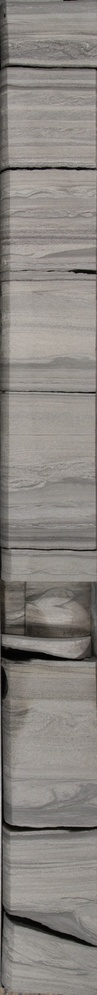
#> input picture archiveDecoder/sample/fragment1_DL.jpg, 97 x 995 px, shrunk from 397 x 4067 before the run, given as the content of the folder data/samples/carbon/, which was not available
$ jupyter execute --allow-errors carbon_models.ipynb
#> lines starting #> are read from the running program, lines starting #| are printed output that depends on the picture; after the words box and inside, x2 and y2 are one past the last pixel; in counts of white or black regions, pixels touching at a corner belong together; pictures that were not available may be replaced by others from this repository, and a replacement may not be noted
#> further down, sample is the input picture: shape (995, 97, 3); mean R, G, B 137.1, 132.7, 128.2
[cell 1]
import os
import numpy as np
import cv2
import pandas as pd
from PIL import Image, ImageStat
import matplotlib.pyplot as plt
np.random.seed(0)

[cell 2]
def get_sample_fts(img: np.array):
    img_hsv = cv2.cvtColor(img, cv2.COLOR_RGB2HSV)
#> img_hsv: shape (995, 97, 3); mean H, S, V 16.2, 18.6, 137.1
    pil_img = Image.fromarray(img_hsv)
    mean_hue, mean_sat, mean_val = ImageStat.Stat(pil_img).mean
#> mean_hue = 16.17; mean_sat = 18.62; mean_val = 137.1
    img_gray = cv2.cvtColor(img,cv2.COLOR_RGB2GRAY)

    dark = (0,0,5)
    light = (20,255,200)
    mask_orange = cv2.inRange(img_hsv, dark, light)
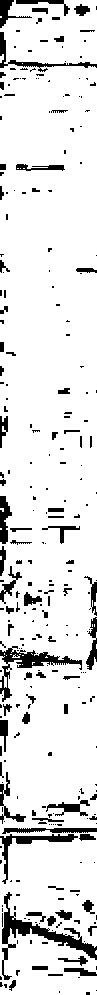
#> mask_orange: shape (995, 97); 88.8% white; 278 black regions (196 under 20 px), largest, box (x1, y1, x2, y2) and area: (2, 892, 97, 980) 1418, (0, 646, 82, 702) 965, (0, 834, 78, 884) 609
    img_orange = cv2.bitwise_and(img_gray, img_gray, mask=mask_orange)
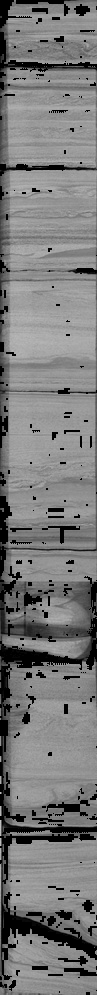
#> img_orange: shape (995, 97); min 0, max 198, mean 122

    dark = (120,0,5)
    light = (180,255,60)
    mask_red = cv2.inRange(img_hsv, dark, light)
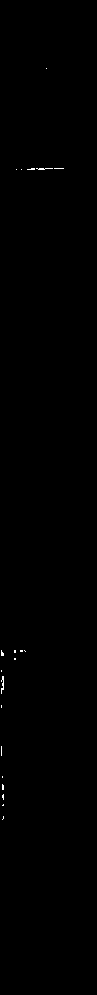
#> mask_red: shape (995, 97); 0.16% white in thin lines or dots, all inside (x1, y1, x2, y2) = (1, 68, 64, 820)
    img_red = cv2.bitwise_and(img_gray, img_gray, mask=mask_red)

    img_carbon = cv2.bitwise_or(img_orange, img_red)

    size = len(img) * len(img[0])
#> size = 96515
    area = sum([sum([0 if pxl == 0 else 1 for pxl in row])for row in img_carbon])
#> area = 85836
    intensity = sum([sum(row) for row in img_carbon]) / (area*mean_val) if area != 0 else 0
#> intensity = 1

    feature = [
        area / size,
        intensity,
        mean_hue,
        mean_sat,
        mean_val
    ]
#> feature = [0.889, 1, 16.17, 18.62, 137.1]

    return feature

[cell 3]
df = pd.DataFrame(columns=['Sample', 'Area', 'Intensity', 'Hue', 'Saturation', 'Value', 'Carbon'])
samples_path = 'data/samples/carbon/'

k = 1
for direc in os.listdir(samples_path):

    folder = os.listdir(samples_path+direc)
    num = len(folder)
    i = 1
    print('\n'+direc+':\n')

    for sample_path in folder:
        sample = plt.imread(samples_path+direc+'/'+sample_path)
        sample_fts = get_sample_fts(sample)
#> sample_fts = [0.889, 1, 16.17, 18.62, 137.1]

        row = [sample_path[:-5]]
        row.extend(sample_fts)
        row.append(direc)

        df.loc[k] = row

        if i % 100 == 0 or i == num:
            print(str(i)+'/'+str(num))
        k += 1
        i += 1

[cell 4]
X = np.array([row[1:7] for row in df.itertuples()])
y = np.array([row[7] for row in df.itertuples()])

[cell 5]
from sklearn.ensemble import AdaBoostClassifier, RandomForestClassifier, GradientBoostingClassifier
from sklearn.tree import DecisionTreeClassifier
from sklearn.metrics import accuracy_score, balanced_accuracy_score, make_scorer, confusion_matrix
from sklearn.model_selection import ShuffleSplit, cross_val_score, train_test_split

cv = ShuffleSplit(n_splits=10, test_size=0.2, random_state=0)
def score(model, X, y, cv):
    scores = cross_val_score(model, X, y,
                              cv=cv,
                              scoring=make_scorer(balanced_accuracy_score))
    return scores.mean()

[cell 6]
ada = AdaBoostClassifier(DecisionTreeClassifier(max_depth=1),
                         algorithm="SAMME",
                         n_estimators=200,
                         learning_rate=1, random_state=0)
#> (the rest of this cell did not finish here and is left out)

[cell 7]
print(ada.fit([x[1:] for x in X],y).feature_importances_)
#| [0. 0. 0. 0. 0.]
#> (the rest of this cell did not finish here and is left out)

$ run again, on archiveDecoder/sample/fragment4_DL.jpg
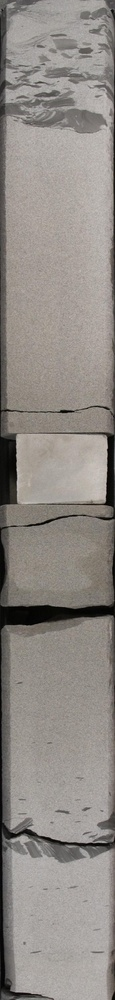
#> input picture archiveDecoder/sample/fragment4_DL.jpg, 115 x 1000 px, shrunk from 396 x 3442 before the run, given as the content of the folder data/samples/carbon/, which was not available
#> sample is the input picture: shape (1000, 115, 3); mean R, G, B 144, 138.7, 133.7
#> img_hsv: shape (1000, 115, 3); mean H, S, V 15.9, 20.9, 144
#> mean_hue = 15.87; mean_sat = 20.94; mean_val = 144
#> in get_sample_fts, `mask_orange = cv2.inRange(img_hsv, dark, light)`:
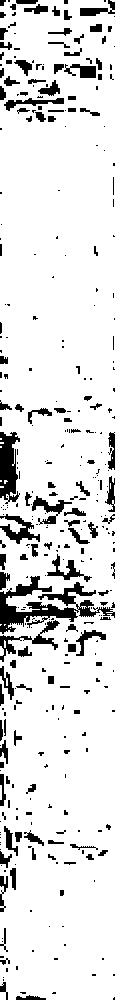
#> mask_orange: shape (1000, 115); 88.3% white; 354 black regions (234 under 20 px), largest, box (x1, y1, x2, y2) and area: (0, 576, 115, 634) 2241, (0, 432, 20, 504) 1000, (0, 620, 60, 662) 522
#> in get_sample_fts, `mask_red = cv2.inRange(img_hsv, dark, light)`:
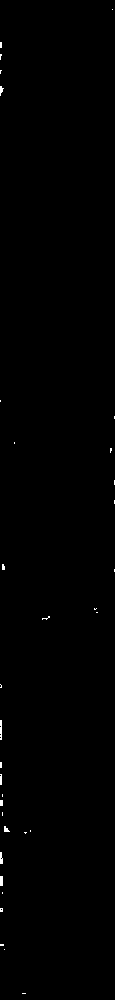
#> mask_red: shape (1000, 115); 0.28% white; 33 white regions (27 under 20 px), largest, box (x1, y1, x2, y2) and area: (0, 720, 2, 740) 37, (0, 876, 3, 886) 30, (0, 852, 3, 864) 29, (4, 826, 10, 832) 23, (0, 86, 4, 96) 22, (0, 774, 2, 785) 21
#> size = 115000
#> area = 101883
#> intensity = 1
#> feature = [0.886, 1, 15.87, 20.94, 144]
#| [0. 0. 0. 0. 0.]
